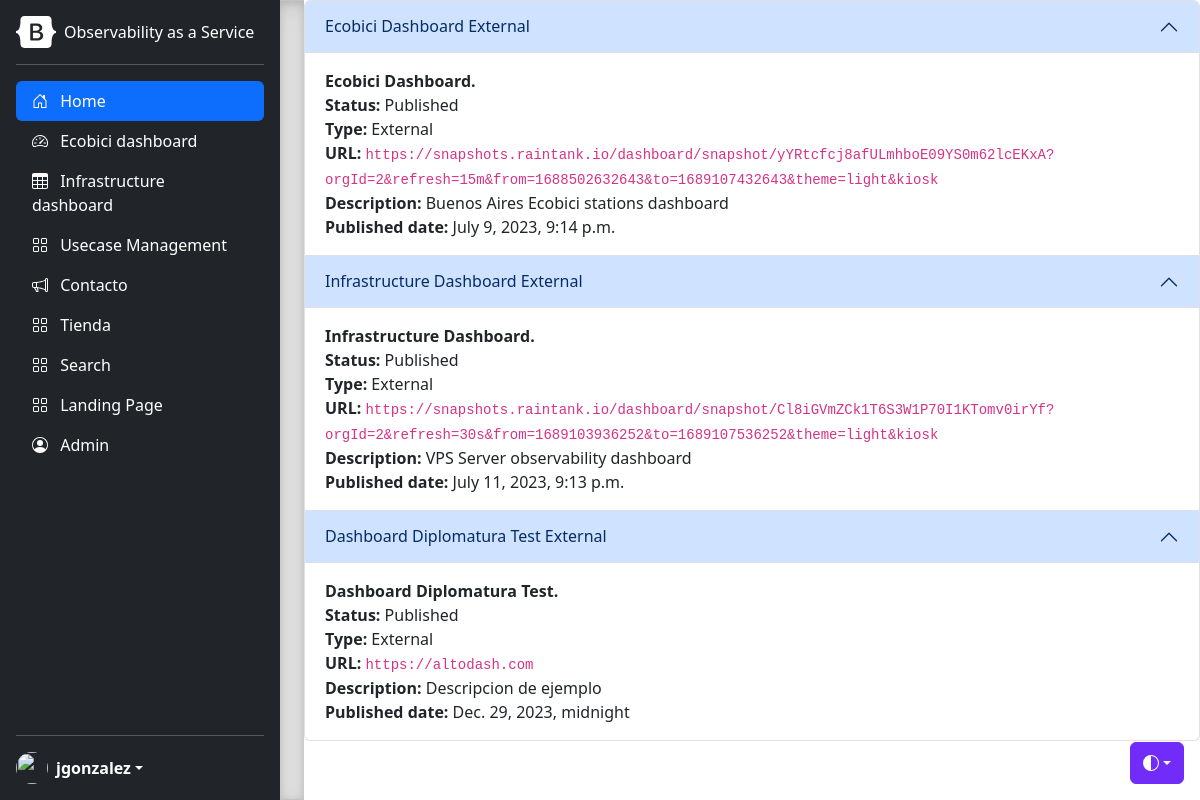
The app's page / (signed in) with its own data.
### dashboards/models.py (models this page shows, shortened)
class Dashboards(models.Model):
    draft = "Draft"
    published = "Published"
    retired = "Retired"
    custom = "Custom"
    external = "External"
    DASHBOARD_STATUS = (
        (draft, "Draft"),
        (published, "Published"),
        (retired, "Retired")
    )
    DASHBOARD_TYPE = (
        (custom, "Custom"),
        (external, "External"),
    )
    status = models.CharField(max_length=50, choices=DASHBOARD_STATUS, default=draft)
    dashboard_type = models.CharField(max_length=50, choices=DASHBOARD_TYPE, default=custom)
    name = models.CharField(max_length=200)
    url = models.CharField(max_length=200)
    description = models.CharField(max_length=200)
    published_date = models.DateTimeField('Published Date')
    image = models.ImageField(default='grafana_logo_icon_171048.png', blank=True, null=True)
    def __str__(self):
        return self.name + ' ' + str(self.dashboard_type)

### dashboards/views.py (the view)
# urls.py: path('', views.index, name='main'),
def index(request):
    params = {}
    params['page_name'] = 'Observability Insights'
    params['page'] = 'index.html'
    params['data'] = Dashboards.objects.all()
    return render(request, 'dashboards/index.html', params)

### templates/dashboards/index.html
{% extends "layout.html" %}
{% block main %}
<div class="accordion" id="accordionExample">
  {% for item in data %}
  <div class="accordion-item">
    <h2 class="accordion-header">
      <button class="accordion-button" type="button" data-bs-toggle="collapse" data-bs-target="#collapseOne" aria-expanded="true" aria-controls="collapseOne">
        {{item}}
      </button>
    </h2>
    <div id="collapseOne" class="accordion-collapse collapse show" data-bs-parent="#accordionExample">
      <div class="accordion-body">
        <strong>{{item.name}}.</strong><br \>
        <b>Status: </b>{{item.status}}<br \>
        <b>Type: </b>{{item.dashboard_type}}<br \>
        <b>URL: </b><code>{{item.url}}</code><br \>
        <b>Description: </b>{{item.description}}<br \>
        <b>Published date: </b>{{item.published_date}}<br \>
      </div>
    </div>
  </div>
  {% endfor %}
</div>
{% endblock %}

### templates/dashboards/sidebar.html (shortened to what this page needs)
<main class="d-flex flex-nowrap">
    <div class="d-flex flex-column flex-shrink-0 p-3 text-bg-dark" style="width: 280px;">
      <a href="/" class="d-flex align-items-center mb-3 mb-md-0 me-md-auto text-white text-decoration-none">
        <svg class="bi pe-none me-2" width="40" height="32"><use xlink:href="#bootstrap"/></svg>
        <span class="fs-6">Observability as a Service</span>
      </a>
      <hr>
      <ul class="nav nav-pills flex-column mb-auto">
        <li class="nav-item">
          {% if 'index' in page %}
          <a href="{% url 'main' %}" class="nav-link active" aria-current="page">
          {% else %}
          <a href="{% url 'main' %}" class="nav-link text-white" aria-current="page">
          {% endif %}
            <svg class="bi pe-none me-2" width="16" height="16"><use xlink:href="#home"/></svg>
            Home
          </a>
        </li>
        <li>
          {% if 'ecobici' in page %}
          <a href="{% url 'ecobici' %}" class="nav-link text-white active">
          {% else %}
          <a href="{% url 'ecobici' %}" class="nav-link text-white">
          {% endif %}
            <svg class="bi pe-none me-2" width="16" height="16"><use xlink:href="#speedometer2"/></svg>
            Ecobici dashboard
          </a>
        </li>
        <li>
          {% if 'infrastructure' in page %}
          <a href="{% url 'infrastructure' %}" class="nav-link text-white active">
          {% else %}
          <a href="{% url 'infrastructure' %}" class="nav-link text-white">
          {% endif %}
            <svg class="bi pe-none me-2" width="16" height="16"><use xlink:href="#table"/></svg>
            Infrastructure dashboard
          </a>
        </li>
        <li>
          {% if 'cargar' in page %}
          <a href="{% url 'cargar' %}" class="nav-link text-white active">
          {% else %}
          <a href="{% url 'cargar' %}" class="nav-link text-white">
          {% endif %}
            <svg class="bi pe-none me-2" width="16" height="16"><use xlink:href="#grid"/></svg>
            Usecase Management
          </a>
        </li>
        <li>
          {% if not page %}
          <a href="{% url 'contacto' %}" class="nav-link text-white active">
          {% else %}
          <a href="{% url 'contacto' %}" class="nav-link text-white">
          {% endif %}
            <svg class="bi pe-none me-2" width="16" height="16"><use xlink:href="#contact"/></svg>
            Contacto
          </a>
        </li>
        <li>
          {% if 'usecases' in page %}
          <a href="{% url 'usecases' %}" class="nav-link text-white active">
          {% else %}
          <a href="{% url 'usecases' %}" class="nav-link text-white">
          {% endif %}
            <svg class="bi pe-none me-2" width="16" height="16"><use xlink:href="#grid"/></svg>
            Tienda
          </a>
        </li>
        <li>
          {% if 'search' in page %}
          <a href="{% url 'search' %}" class="nav-link text-white active">
            {% else %}
            <a href="{% url 'search' %}" class="nav-link text-white">
              {% endif %}
              <svg class="bi pe-none me-2" width="16" height="16"><use xlink:href="#grid"/></svg>
              Search
            </a>
          </li>
          <li>
            {% if 'landing' in page %}
            <a href="{% url 'landing' %}" class="nav-link text-white active">
              {% else %}
              <a href="{% url 'landing' %}" class="nav-link text-white">
                {% endif %}
                <svg class="bi pe-none me-2" width="16" height="16"><use xlink:href="#grid"/></svg>
                Landing Page
              </a>
            </li>
        {% if request.user.is_authenticated %}
        <li>
          {% if 'admin' in page %}
          <a href="{% url 'admin:index' %}" target="_blank" class="nav-link text-white active">
          {% else %}
          <a href="{% url 'admin:index' %}" target="_blank" class="nav-link text-white">
          {% endif %}
            <svg class="bi pe-none me-2" width="16" height="16"><use xlink:href="#people-circle"/></svg>
            Admin
          </a>
        </li>
        {% endif %}
      </ul>
      <hr>
      <div class="dropdown">
        <a href="{% url 'login' %}" class="d-flex align-items-center text-white text-decoration-none dropdown-toggle" data-bs-toggle="dropdown" aria-expanded="false">
          {% if request.user.is_authenticated %}
          <img src="https://lh3.googleusercontent.com/a/ACg8ocLZyZZMJswZGRTlwg3FVYYXhqAl7D8DThuAMM38xc2SgYM=s376-c-no" alt="" width="32" height="32" class="rounded-circle me-2">
          <strong>{{ request.user }}</strong>
          {% else %}
          <img src="https://media.istockphoto.com/id/1087531642/vector/male-face-silhouette-or-icon-man-avatar-profile-unknown-or-anonymous-person-vector.jpg?s=612x612&w=0&k=20&c=FEppaMMfyIYV2HJ6Ty8tLmPL1GX6Tz9u9Y8SCRrkD-o=" alt="" width="32" height="32" class="rounded-circle me-2">
          <strong>Unkown</strong>
          {% endif %}
        </a>
      </div>
    </div>
    <div class="b-example-divider b-example-vr"></div>

### records on screen
Dashboards: name+dashboard_type "Ecobici Dashboard External", name "Ecobici Dashboard", status "Published", dashboard_type "External", url "https://snapshots.raintank.io/dashboard/snapshot/yYRtcfcj8afULmhboE09YS0m62lcEKxA?orgId=2&refresh=15m&from=1688502632643&to=1689107432643&theme=light&kiosk", description "Buenos Aires Ecobici stations dashboard", published_date "July 9, 2023, 9:14 p.m."
Dashboards: name+dashboard_type "Infrastructure Dashboard External", name "Infrastructure Dashboard", status "Published", dashboard_type "External", url "https://snapshots.raintank.io/dashboard/snapshot/Cl8iGVmZCk1T6S3W1P70I1KTomv0irYf?orgId=2&refresh=30s&from=1689103936252&to=1689107536252&theme=light&kiosk", description "VPS Server observability dashboard", published_date "July 11, 2023, 9:13 p.m."
Dashboards: name+dashboard_type "Dashboard Diplomatura Test External", name "Dashboard Diplomatura Test", status "Published", dashboard_type "External", url "https://altodash.com", description "Descripcion de ejemplo", published_date "Dec. 29, 2023, midnight"

### other values on screen
{{ request.user }} "jgonzalez"
